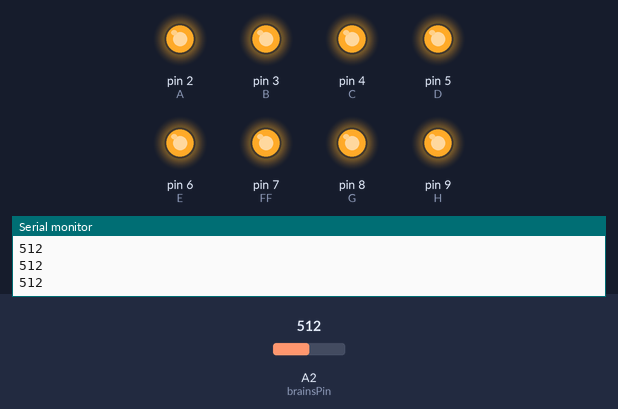
A sketch run on a simulated Arduino Uno, built with avr-gcc and run on an emulated ATmega328P. Parts: output pins drawn as LEDs (lit = HIGH), the last lines printed to the serial monitor. Dashed ring = blinking. Inputs (shaded band) come from the test bench; at power-on: A2 (brainsPin) = 512. Random numbers use the default seed unless the sketch sets one.

Above: at 1.2 s.
1.3 s: A2 (brainsPin) set to 1004
2.8 s: A2 (brainsPin) set to 1023
At 2.95 s:
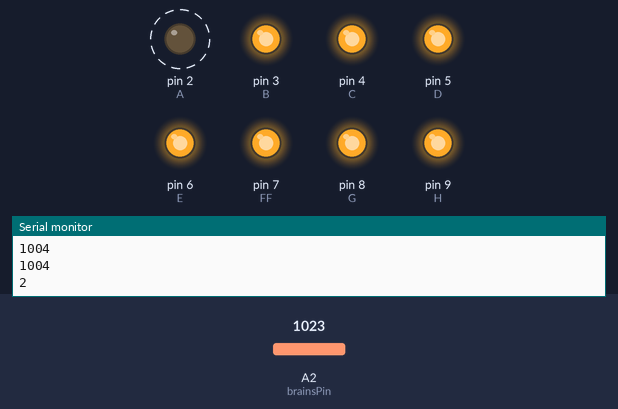
At 3.65 s:
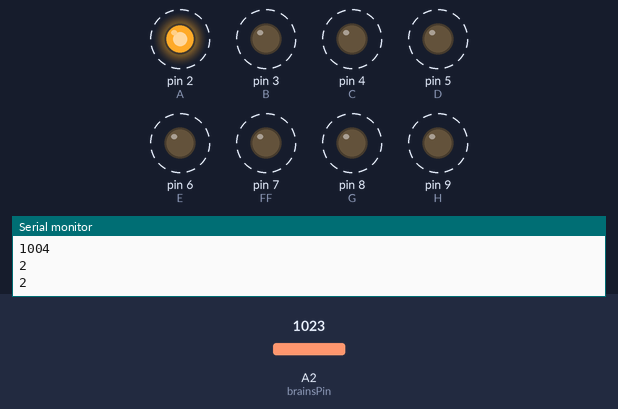
Timing chart, 0 to 11.8 s (numbered marks = the images above; inputs shaded):
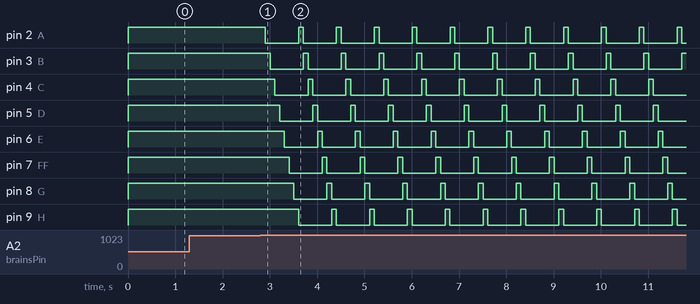

Measured:
- the behaviour switches between 1022 and 1023 on A2 (brainsPin) (found by bisection; images 0 and 1)
- after the input at 2.8 s, pin 2 (A): alternates HIGH for 0.10 s and LOW for 0.70 s, starting after 0.11 s; pin 3 (B): alternates HIGH for 0.10 s and LOW for 0.70 s, starting after 0.21 s

The sketch:

el_wire_sequencer_bottom.ino
```cpp
// newest versio


#define MODES_ALL_ON 1
#define MODES_MOTION_DETECTED 2
#define MODES_RANDOM 3

#define A  2
#define B  3
#define C  4
#define D  5
#define E  6
#define FF  7
#define G  8
#define H  9

int currentMode = MODES_ALL_ON;

int brainsPin = A2;

void bottomHorizontalOn()
{
  digitalWrite(FF, HIGH);
  digitalWrite(G, HIGH);
  digitalWrite(H, HIGH);
}

void bottomSpireOn()
{
  digitalWrite(B, HIGH);
  digitalWrite(C, HIGH);
  digitalWrite(D, HIGH);
  digitalWrite(E, HIGH);
}

void loop()
{
  currentMode = analogRead(brainsPin);

  switch(currentMode)
  {
    case 0:
    {
         currentMode = MODES_ALL_ON;
         Serial.println(currentMode);
         break;
    }
    case 1023:
    {
      currentMode = MODES_MOTION_DETECTED;
      Serial.println(currentMode);

      break;
    }
    case 300:
    {
      currentMode = MODES_RANDOM;
    }
    default:
    {
        Serial.println(currentMode);
    }
  }

  switch(currentMode)
  {
    case MODES_ALL_ON:
    {
      allOn();
      break;
    }
    case MODES_MOTION_DETECTED:
    {
      stepThrough();
      break;
    }
    case MODES_RANDOM:
    {
      randomly();
    }
    // ladder mode
    case 40:
    {
      allOff();
      break;
    }
    case 41:
    {
      bottomHorizontalOn();

      break;
    }
    case 42:
    {

    }
    case 43:
    {

    }
    case 44:
    {
      bottomHorizontalOn();
      bottomSpireOn();
      break;
    }
    default:
    {
      allOn();
    }
  }
}

void allOff()
{
  setAll(LOW);
}

void allOn()
{
  setAll(HIGH);
}

void allOnOriginal()
{
     digitalWrite(A, HIGH);
     digitalWrite(B, HIGH);
     digitalWrite(C, HIGH);
     digitalWrite(D, HIGH);
     digitalWrite(E, HIGH);
     digitalWrite(FF, HIGH);
     digitalWrite(G, HIGH);
     digitalWrite(H, HIGH);
}


void setAll(int mode)
{
     digitalWrite(A, mode);
     digitalWrite(B, mode);
     digitalWrite(C, mode);
     digitalWrite(D, mode);
     digitalWrite(E, mode);
     digitalWrite(FF, mode);
     digitalWrite(G, mode);
     digitalWrite(H, mode);
}

void setup()
{
  pinMode(A0, INPUT);
  randomSeed( analogRead(A5) );

  pinMode(A, OUTPUT);
  pinMode(B, OUTPUT);
  pinMode(C, OUTPUT);
  pinMode(D, OUTPUT);
  pinMode(E, OUTPUT);
  pinMode(FF, OUTPUT);
  pinMode(G, OUTPUT);
  pinMode(H, OUTPUT);

  // initialize serial communication:
  Serial.begin(9600);
}

void randomly()
{
  int x;

  // Step through all eight EL channels (pins 2 through 9)
  for (x=2; x<=9; x++)
  {
    int state = random(2);
    if(state == 0)
    {
      state = LOW;
    }
    else
    {
      state = HIGH;
    }

    digitalWrite(x, state);   // turn the EL channel on
  }

  delay(100);              // wait for 1/10 second

}

void stepThrough()
{
  int x,status;

  // Step through all eight EL channels (pins 2 through 9)
  for (x=2; x<=9; x++)
  {
    digitalWrite(x, HIGH);   // turn the EL channel on
    delay(100);              // wait for 1/10 second
    digitalWrite(x, LOW);    // turn the EL channel off

    digitalWrite(10, status);   // blink both status LEDs
    digitalWrite(13, status);
    status = !status;
  }

}
```
